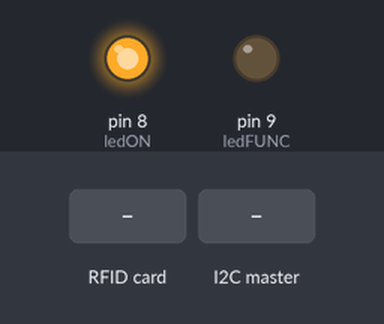
A sketch run on a simulated Arduino Uno, built with avr-gcc and run on an emulated ATmega328P. On the bench: output pins drawn as LEDs (lit = HIGH). Inputs (shaded band) come from the test bench. WiFi joins after 1.5 s; servers stay silent unless stated; what the sketch prints to the serial monitor is not drawn.

Above: at 3.9 s.
4.0 s: RFID card 5E 7A 19 C4 held to the reader
At 4.8 s:
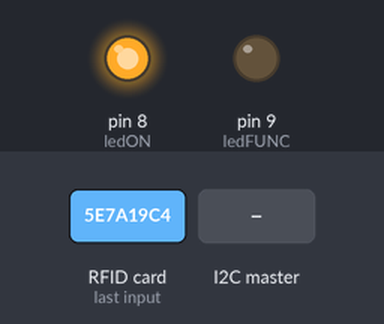
5.7 s: the I2C master sends the byte 1
At 6.2 s:
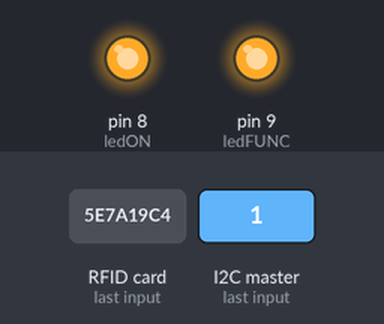
7.7 s: the I2C master sends the byte 0
At 8.7 s:
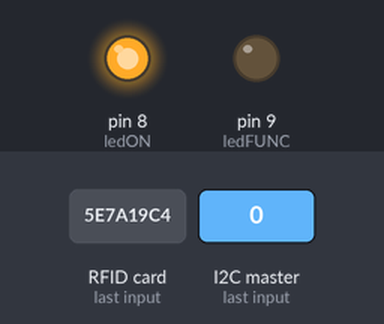
9.7 s: the I2C master sends the byte 2
At 10.2 s:
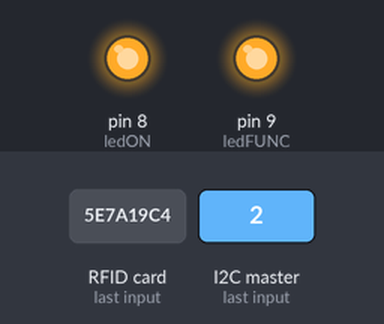
Timing chart, 0 to 12.7 s (numbered marks = the images above; inputs shaded):
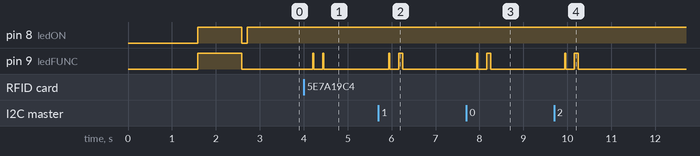

The sketch:

Sistema_escolar_two_arduino_slave.ino
```cpp
//**************************************************************
// fokus-dyp.mx - Sistema Entrega Escolar de Alumnos - v2.0
// Autor: Alejandro José Suarez Almaguer
//

#include <Wire.h>
#include <Wiegand.h>
#include <UIPEthernet.h> // Used for Ethernet
#include <SPI.h>
byte mac[] = { 0xE8, 0xC8, 0x70, 0xFB, 0xAD, 0x35 };

int intentos = 0;

EthernetClient client;
char server[] = "192.168.1.1";

int ledON = 8;
int ledFUNC = 9;

WIEGAND wg; // Inicio wiegland

void setup() {
  Serial.begin(9600);
  Serial.println("fokus-dyp.mx - Sistema Entrega Escolar de Alumnos - v2.0");
  Serial.println("Iniciando sistema lector de tarjetas...");
  Wire.begin(2); // join i2c bus (address optional for master)
  Wire.onReceive(receiveEvent);
  Serial.println("Inicio Arduino Esclavo");
  wg.begin();
  Serial.println("Obteniendo direccion IP...");
  Ethernet.begin(mac);
  pinMode(ledON, OUTPUT);
  pinMode(ledFUNC, OUTPUT);

  startSetup();

  printIPStatus();
  digitalWrite(ledON, HIGH);
}

void startSetup(){
  digitalWrite(ledON, HIGH);
  digitalWrite(ledFUNC, HIGH);
  delay(1000);
  digitalWrite(ledON, LOW);
  digitalWrite(ledFUNC, LOW);
}

void printIPStatus(){
  Serial.println("-=-=-=-=-=-=-=-=-=-=-=-=-=-=-=-=-=-=-=-=-=-\n");
  Serial.print("IP Address        : ");
  Serial.println(Ethernet.localIP());
  Serial.print("Subnet Mask       : ");
  Serial.println(Ethernet.subnetMask());
  Serial.print("Default Gateway IP: ");
  Serial.println(Ethernet.gatewayIP());
  Serial.print("DNS Server IP     : ");
  Serial.println(Ethernet.dnsServerIP());
}

void loop() {
  if(wg.available())
  {
    String codigo = String(wg.getCode());
    Serial.println(codigo);

    ProcessCode(codigo);

    delay(1000);
  }
}

void ProcessCode(String codigo){
  sendrequest(codigo);
  sendrequest("0");//Peticion fantasma, para que empuje la anterior
}

void receiveEvent(int howMany)
{
  String codigo = "";
  while(0 < Wire.available()) // loop through all but the last
  {
    char c = Wire.read(); // receive byte as a character
    Serial.print(c);         // print the character
    codigo += c;
  }
  ProcessCode(codigo);
}

void sendrequest(String codigo){
  if (client.connect(server, 80)) {//Conectar al servidor y puerto dado
      digitalWrite(ledFUNC, HIGH);
      // Make a HTTP request:
      intentos = 0;
      Serial.println("-> Connected");
      Serial.println("Enviando solicitud"); //Imprimir el comando
      Serial.println("Command: GET /index.php/enespera/agregar/" + codigo + "/4" ); //Imprimir el comando
      client.println("GET /index.php/enespera/agregar/" + codigo + "/4");// + " HTTP/1.1");
      client.println(" HTTP/1.1");
      client.println(" Host: 192.168.40.1" );
      client.println(" User-Agent: Arduino/1.0");
      client.println(" Connection: close" );
      client.println();
      client.stop();
      Serial.println("Cerrado");
    }
    else {
      Serial.println("--> connection failed/n");
      if(intentos < 2){
        sendrequest(codigo);
        intentos++;
        delay(1000);
      } else {
        digitalWrite(ledFUNC, LOW);
        return;
      }
    }
    digitalWrite(ledFUNC, LOW);
   return;
}
```

Measured:
- after the input at 4.0 s, pin 9 (ledFUNC): alternates HIGH for 0.03 s and LOW for 0.20 s, 4 changes in all, then stays LOW, starting after 0.20 s
- after the input at 5.7 s, pin 9 (ledFUNC): LOW → HIGH after 0.24 s, → LOW 0.03 s later, → HIGH 0.20 s later, → LOW 0.09 s later
- after the input at 7.7 s, pin 9 (ledFUNC): LOW → HIGH after 0.24 s, → LOW 0.03 s later, → HIGH 0.20 s later, → LOW 0.09 s later
- after the input at 9.7 s, pin 9 (ledFUNC): LOW → HIGH after 0.24 s, → LOW 0.03 s later, → HIGH 0.20 s later, → LOW 0.09 s later
